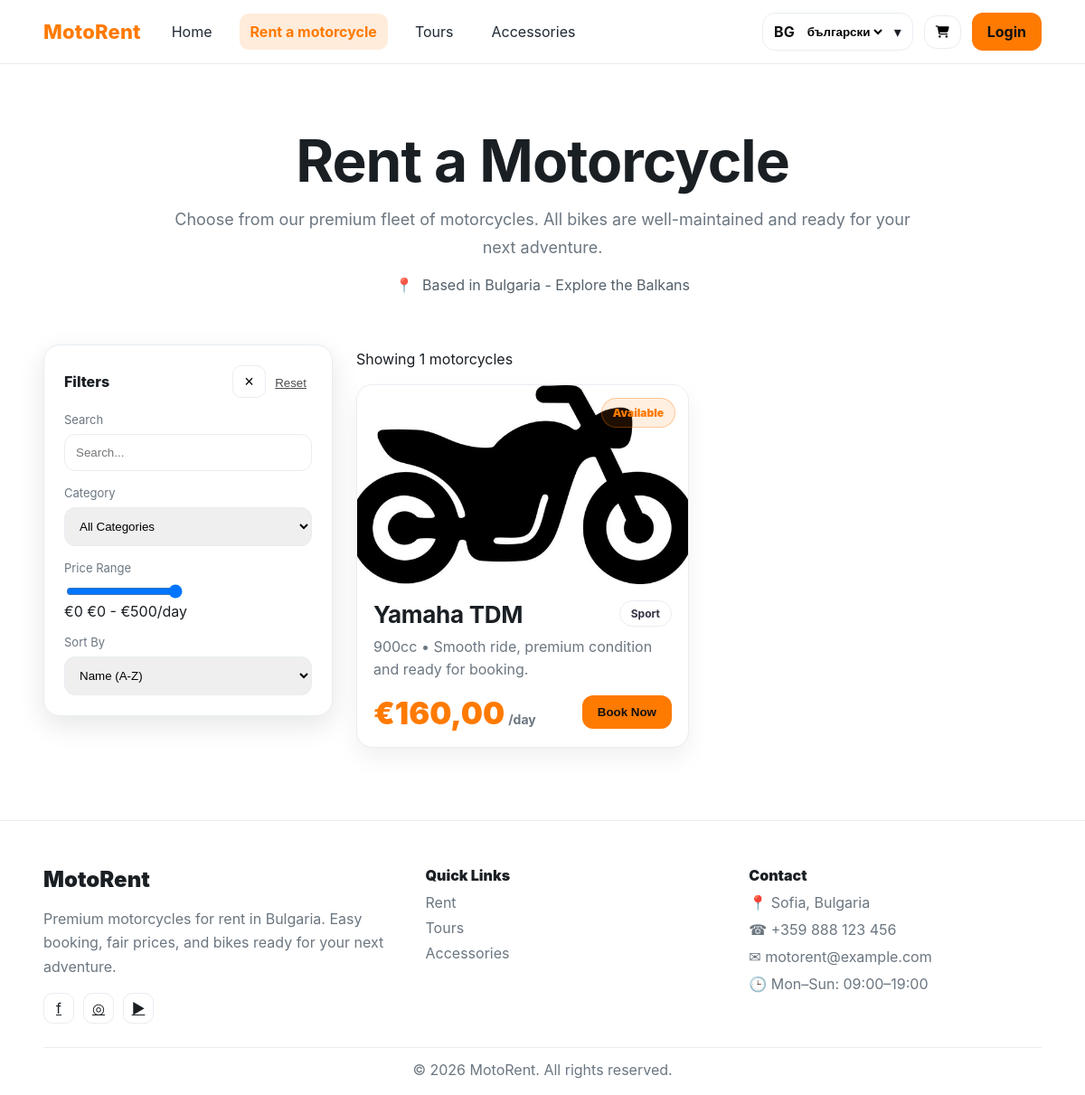
Page /bg/rent/ on the committed database.
### catalog/models.py (models this page shows, shortened)
class Motorcycle(models.Model):
    CATEGORY_CHOICES = [
        ("sport", "Sport"),
        ("touring", "Touring"),
        ("adventure", "Adventure"),
        ("cruiser", "Cruiser"),
        ("naked", "Naked"),
        ("scooter", "Scooter"),
    ]
    STATUS_CHOICES = [
        ("available", "Available"),
        ("booked", "Booked"),
        ("maintenance", "Maintenance"),
        ("unavailable", "Unavailable"),
    ]
    brand = models.CharField(max_length=100)
    model = models.CharField(max_length=100)
    description = models.TextField(blank=True)
    category = models.CharField(max_length=30, choices=CATEGORY_CHOICES, default="sport")
    price_per_day = models.DecimalField(max_digits=10, decimal_places=2)
    engine_cc = models.PositiveIntegerField(default=0)
    status = models.CharField(max_length=20, choices=STATUS_CHOICES, default="available")
    image = models.ImageField(upload_to="motorcycles/", blank=True, null=True)

### catalog/views.py (the view)
# urls.py: path("rent/", rent, name="rent"),
def rent(request):
    motorcycles = Motorcycle.objects.filter(status="available")
    accessories = Accessory.objects.all()
    return render(request, "rent.html", {
        "motorcycles": motorcycles,
        "accessories": accessories,
    })

### templates/rent.html (shortened to what this page needs)
{% extends "base.html" %}
{% load static %}
{% block content %}
<section class="rent-hero">
  <div class="container rent-hero__inner">
    <h1 class="rent-hero__title">Rent a Motorcycle</h1>
    <p class="rent-hero__subtitle">
      Choose from our premium fleet of motorcycles. All bikes are well-maintained and ready for your next adventure.
    </p>
    <div class="rent-hero__meta">
      <span class="dot">📍</span> Based in Bulgaria - Explore the Balkans
    </div>
  </div>
</section>
<section class="rent">
  <div class="container rent__layout">
    <aside class="rent__filters">
      <div class="filters filters--side">
        <div class="filters__header">
          <div class="filters__title">Filters</div>
          <div class="filters__actions">
            <button class="iconx" type="button" title="Clear" onclick="resetFilters()">×</button>
            <button class="linkbtn" type="button" onclick="resetFilters()">Reset</button>
          </div>
        </div>
        <div class="filters__grid filters__grid--stack">
          <label class="field">
            <span class="field__label">Search</span>
            <input id="q" class="input" placeholder="Search..." oninput="applyFilters()">
          </label>
          <label class="field">
            <span class="field__label">Category</span>
            <select id="cat" class="select" onchange="applyFilters()">
              <option value="">All Categories</option>
            </select>
          </label>
          <label class="field">
            <span class="field__label">Price Range</span>
            <div class="range">
              <input id="priceMax" type="range" min="0" max="500" value="500" oninput="updatePrice(); applyFilters()">
              <div class="range__row">
                <span class="muted">€0</span>
                <span class="muted">€0 - €<span id="priceMaxLabel">500</span>/day</span>
              </div>
            </div>
          </label>
          <label class="field">
            <span class="field__label">Sort By</span>
            <select id="sort" class="select" onchange="applySort()">
              <option value="name">Name (A-Z)</option>
            </select>
          </label>
        </div>
      </div>
    </aside>
    <main class="rent__content">
      <div class="rent__toprow">
        <div class="muted">
          Showing <span id="count">0</span> motorcycles
        </div>
      </div>
      <div id="grid" class="grid grid--rent">
        {% for m in motorcycles %}
        <article class="card card--rent"
                 data-name="{{ m.brand }} {{ m.model }}"
                 data-price="{{ m.price_per_day }}"
                 data-cc="{{ m.engine_cc }}"
                 data-status="{{ m.status }}"
                 data-category="">
          <div class="card__img card__img--rent">
            <img src="{% static 'images/bike-placeholder.jpg' %}" alt="{{ m.brand }} {{ m.model }}">
            <span class="pillbadge">{{ m.status|title }}</span>
          </div>
          <div class="card__body">
            <div class="card__row">
              <h3 class="card__title">{{ m.brand }} {{ m.model }}</h3>
              <span class="tag">Sport</span>
            </div>
            <p class="card__desc">
              {{ m.engine_cc }}cc • Smooth ride, premium condition and ready for booking.
            </p>
            <div class="card__bottom">
              <div class="price">
                <div class="price__value">€{{ m.price_per_day }}<span class="price__unit">/day</span></div>
              </div>
              <button class="btn btn--primary" type="button"
                      onclick="openBookingModal({{ m.id }}, '{{ m.brand|escapejs }} {{ m.model|escapejs }}', '{{ m.price_per_day }}')">
                Book Now
              </button>
            </div>
          </div>
        </article>
        {% empty %}
          <p class="muted">Няма мотори. Добави от <a href="/admin/">Admin</a>.</p>
        {% endfor %}
      </div>
    </main>
  </div>
</section>
<footer class="footer footer--light">
  <div class="container footer__grid">
    <div>
      <div class="footer__brand">MotoRent</div>
      <p class="footer__text">
        Premium motorcycles for rent in Bulgaria. Easy booking, fair prices, and bikes ready for your next adventure.
      </p>
      <div class="footer__icons">
        <a class="soc" href="#" aria-label="Facebook">f</a>
        <a class="soc" href="#" aria-label="Instagram">◎</a>
        <a class="soc" href="#" aria-label="YouTube">▶</a>
      </div>
    </div>
    <div>
      <div class="footer__heading">Quick Links</div>
      <a class="footer__link" href="{% url 'rent' %}">Rent</a>
      <a class="footer__link" href="#">Tours</a>
      <a class="footer__link" href="#">Accessories</a>
    </div>
    <div>
      <div class="footer__heading">Contact</div>
      <div class="footer__row">📍 Sofia, Bulgaria</div>
      <div class="footer__row">☎ +359 888 123 456</div>
      <div class="footer__row">✉ motorent@example.com</div>
      <div class="footer__row">🕒 Mon–Sun: 09:00–19:00</div>
    </div>
  </div>
  <div class="container footer__bottom">
    © {% now "Y" %} MotoRent. All rights reserved.
  </div>
</footer>
{% endblock %}

### rows in the picture
Motorcycle: status "Available", brand "Yamaha", model "TDM", engine_cc "900", price_per_day "160,00"

### other values in the picture
{{ CURRENT_LANGUAGE|upper }} "BG"
form field language "български"
